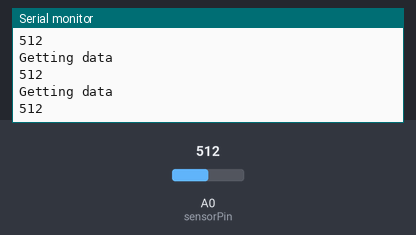
Bench run of a sketch on a simulated Arduino Uno, built with avr-gcc and run on an emulated ATmega328P. Parts: the last lines printed to the serial monitor. Inputs (shaded band) come from the test bench; at power-on: A0 (sensorPin) = 512.

Above: at 1.3 s.
1.4 s: A0 (sensorPin) set to 90
At 2.1 s:
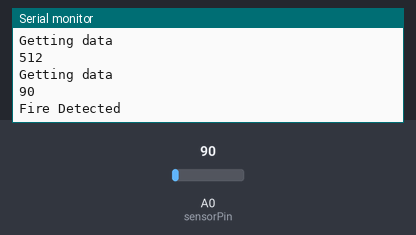
4.1 s: A0 (sensorPin) set to 107
At 4.92 s:
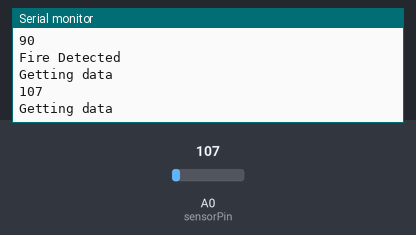
Timing chart, 0 to 7.1 s (numbered marks = the images above; inputs shaded):
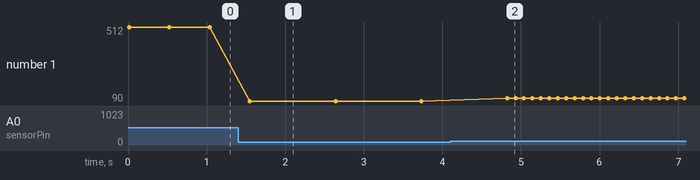

The sketch:

flame_sensor.ino
```cpp
int sensorPin = A0; // select the input pin for the LDR
int sensorValue = 0; // variable to store the value coming from the sensor

void setup()
{
  Serial.begin(9600);
}

void loop()
{
  Serial.println("Getting data");
  sensorValue = analogRead(sensorPin); // получаем аналоговый сигнал
  Serial.println(sensorValue);
    if (sensorValue < 100)
      {
        Serial.println("Fire Detected");
        delay(1000);
      }
  delay(sensorValue);

}
```

Measured:
- the behaviour switches between 99 and 100 on A0 (sensorPin) (found by bisection; images 1 and 2)
- after the input at 1.4 s, the serial monitor: prints a new line after 0.15 s (image 1)
- after the input at 4.1 s, the serial monitor: prints a new line after 0.72 s (image 2)
- plotted number 1: 512 → 90 after the input at 1.4 s, 90 → 107 after the input at 4.1 s
